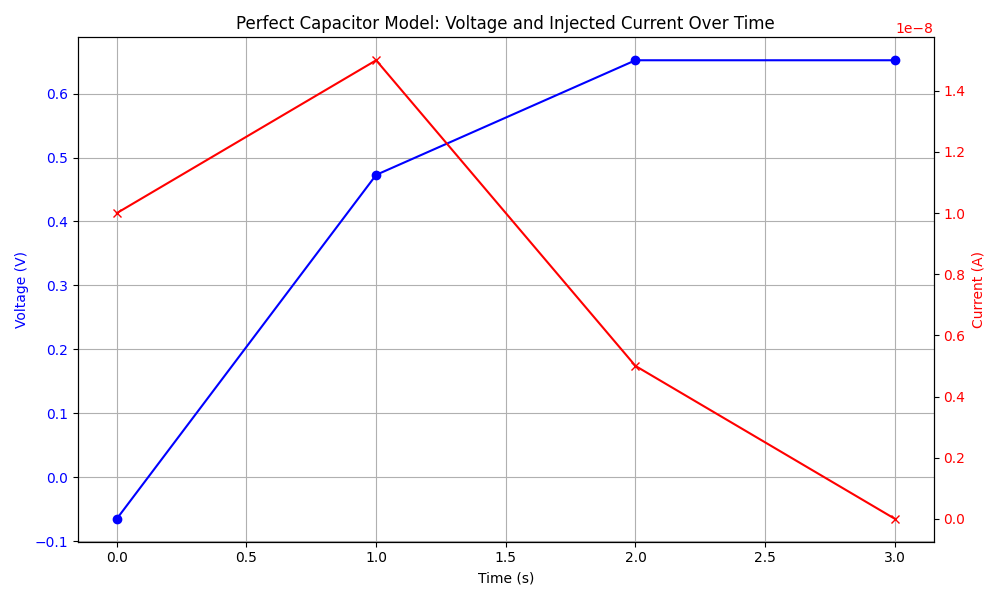

The script that saved this image:
import numpy as np
import matplotlib.pyplot as plt
from typing import List, Tuple

eps_0 = 8.854 * 10**-12  # Permittivity of free space (F/m)
eps_r = 2.0  # Relative permittivity of the membrane (estimated, typical range 2-3)
membrane_area = 12.6 * 10**-6  # in m² 
membrane_thickness = 8 * 10**-9  # in m 

# Resting membrane potential in volts 
initial_voltage = -65 * 10**-3

# Simulated input currents (time, current in amperes)
current = [(0, 10 * 10**-9), (1, 15 * 10**-9), (2, 5 * 10**-9), (3, 0)]  # (time, current)

# Compute voltage given capacitor properties, initial voltage, and currents at given times
def compute_voltage(A: float, L: float, V_initial: float, I: List[Tuple[float, float]]) -> List[float]:
    
    # Membrane capacitance
    C = eps_0 * eps_r * A / L

    # Initialize the voltage list
    voltage = [V_initial]

    # Time intervals (assume uniform time steps for simplicity)
    time_intervals = [t[0] for t in I]
    current_values = [t[1] for t in I]

    for i in range(1, len(I)):
        dQ = current_values[i] * (time_intervals[i] - time_intervals[i-1])
        # Update voltage (V = V_previous + ΔV, where ΔV = Q / C)
        V_new = voltage[-1] + dQ / C
        voltage.append(V_new)

    return voltage

voltage = compute_voltage(membrane_area, membrane_thickness, initial_voltage, current)

time = [t[0] for t in current]
current_values = [t[1] for t in current]

fig, ax1 = plt.subplots(figsize=(10, 6))

ax1.plot(time, voltage, label='Membrane Voltage (V)', color='b', marker='o')
ax1.set_xlabel('Time (s)')
ax1.set_ylabel('Voltage (V)', color='b')
ax1.tick_params(axis='y', labelcolor='b')

ax2 = ax1.twinx()
ax2.plot(time, current_values, label='Injected Current (I)', color='r', marker='x')
ax2.set_ylabel('Current (A)', color='r')
ax2.tick_params(axis='y', labelcolor='r')

plt.title('Perfect Capacitor Model: Voltage and Injected Current Over Time')
ax1.grid(True)

plt.tight_layout()
plt.savefig("perfect_capacitor.png")  
plt.close() 
